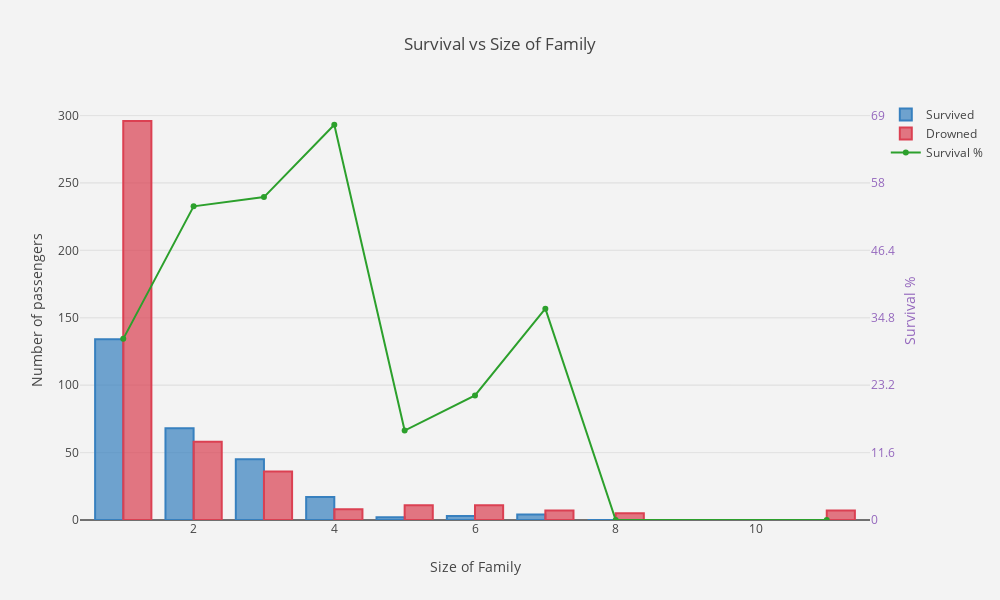

The notebook cell saved with this chart:
### Code cell
family_labels = train_set.sort_values("FamilySize")["FamilySize"].unique()
family = train_set[['FamilySize', 'Survived']].groupby(['FamilySize']).count()
family_sur = train_set[['FamilySize', 'Survived']].groupby(['FamilySize']).sum()

trace1 = go.Bar(
    x = family_labels.tolist(),
    y = family_sur['Survived'].tolist(),
    name='Survived',
    marker=dict(
        color='rgba(55, 128, 191, 0.7)',
        line=dict(
            color='rgba(55, 128, 191, 1.0)',
            width=2,
        )
    )
)
trace2 = go.Bar(
    x = family_labels.tolist(),
    y = (family['Survived'] - family_sur['Survived']).tolist(),
    name='Drowned',
    marker=dict(
        color='rgba(219, 64, 82, 0.7)',
        line=dict(
            color='rgba(219, 64, 82, 1.0)',
            width=2,
        )
    )
)

trace3 = go.Scatter(
    x = family_labels.tolist(),
    y = (family_sur['Survived'] * 100 / family['Survived']).tolist(),
    name='Survival %',
    mode = 'lines+markers',
    yaxis='y2'
)

data = [trace1, trace2, trace3]
layout = go.Layout(
    barmode='group',
    title = 'Survival vs Size of Family',
    width=1000,
    height=600,
    paper_bgcolor='rgb(243, 243, 243)',
    plot_bgcolor='rgb(243, 243, 243)',
    yaxis = dict(
        title= 'Number of passengers',
        anchor = 'x',
        rangemode='tozero'
    ),
    xaxis = dict(title= 'Size of Family'),
    
    yaxis2=dict(
        title='Survival %',
        titlefont=dict(
            color='rgb(148, 103, 189)'
        ),
        tickfont=dict(
            color='rgb(148, 103, 189)'
        ),
        overlaying='y',
        side='right',
        anchor = 'x',
        rangemode = 'tozero',
        dtick = 11.6
    )
)

fig = go.Figure(data=data, layout=layout)
py.iplot(fig)

### Figure 1 — Plotly figure (JSON) as saved in the notebook; plotly's stock layout.template omitted (floating-point values rounded to 4 significant figures)
{"data": [{"marker": {"color": "rgba(55, 128, 191, 0.7)", "line": {"color": "rgba(55, 128, 191, 1.0)", "width": 2}}, "name": "Survived", "type": "bar", "x": [1, 2, 3, 4, 5, 6, 7, 8, 11], "y": [134, 68, 45, 17, 2, 3, 4, 0, 0]}, {"marker": {"color": "rgba(219, 64, 82, 0.7)", "line": {"color": "rgba(219, 64, 82, 1.0)", "width": 2}}, "name": "Drowned", "type": "bar", "x": [1, 2, 3, 4, 5, 6, 7, 8, 11], "y": [296, 58, 36, 8, 11, 11, 7, 5, 7]}, {"mode": "lines+markers", "name": "Survival %", "type": "scatter", "x": [1, 2, 3, 4, 5, 6, 7, 8, 11], "y": [31.16, 53.97, 55.56, 68, 15.38, 21.43, 36.36, 0, 0], "yaxis": "y2"}], "layout": {"barmode": "group", "height": 600, "paper_bgcolor": "rgb(243, 243, 243)", "plot_bgcolor": "rgb(243, 243, 243)", "title": "Survival vs Size of Family", "width": 1000, "xaxis": {"title": "Size of Family"}, "yaxis": {"anchor": "x", "rangemode": "tozero", "title": "Number of passengers"}, "yaxis2": {"anchor": "x", "dtick": 11.6, "overlaying": "y", "rangemode": "tozero", "side": "right", "tickfont": {"color": "rgb(148, 103, 189)"}, "title": "Survival %", "titlefont": {"color": "rgb(148, 103, 189)"}}}}
